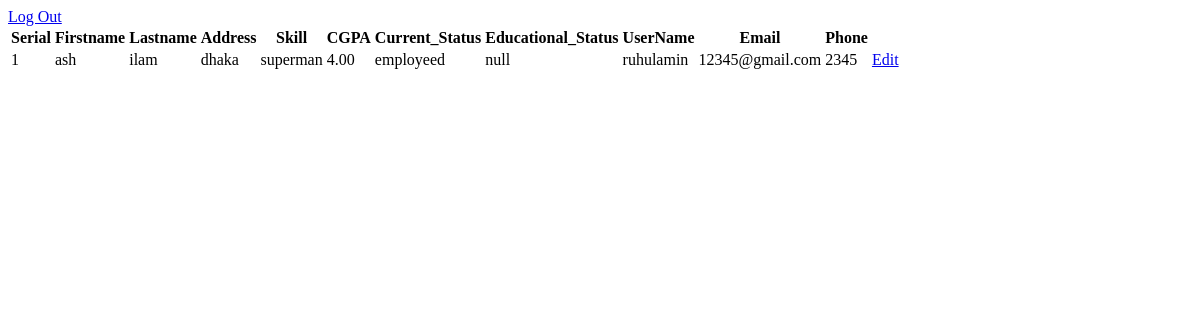
The page /read.php (signed in) on the database as committed earlier.
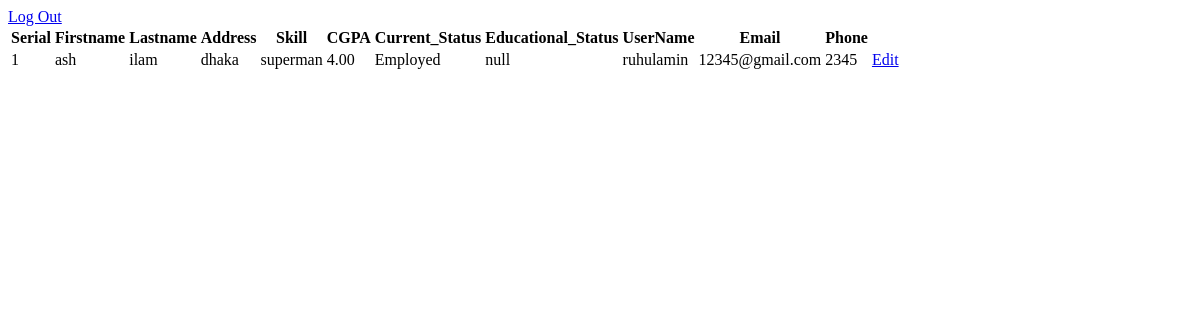
The same page on the database as committed later.
### tables this page shows
CREATE TABLE `user` (
  `id` int(11) NOT NULL,
  `image` varchar(50) NOT NULL,
  `firstname` varchar(20) NOT NULL,
  `lastname` varchar(20) NOT NULL,
  `username` varchar(30) NOT NULL,
  `email` varchar(30) NOT NULL,
  `password` varchar(50) NOT NULL,
  `phone` int(30) NOT NULL,
  `address` varchar(100) NOT NULL,
  `skill` varchar(100) NOT NULL,
  `cgpa` varchar(4) NOT NULL,
  `current_status` varchar(50) NOT NULL,
  `educational_status` varchar(100) NOT NULL
);

### read.php (the view, shortened to what this page needs)
<?php
 	include "connection.php";
 	$sql= "SELECT * FROM user WHERE id=".$_SESSION['session_data'];
 	$result = $con->query($sql);
      if(!(isset($_SESSION['session_data']))){
            header("location: login.php");
      }else{
 ?>
 <!DOCTYPE html>
 <html>
 <head>
 </head>
 <body>
 <a href="logout.php">Log Out</a>
 		<table>
 			<tr>
 				<th>Serial</th>
                        <th>Firstname</th>
                        <th>Lastname</th>
                        <th>Address</th>
                        <th>Skill</th>
                        <th>CGPA</th>
                        <th>Current_Status</th>
                        <th>Educational_Status</th>
 				<th>UserName</th>
                        <th>Email</th>
 				<th>Phone</th>
 			</tr>
 			<?php
 				$i = 1;
                  while ($row= $result->fetch_assoc()) {
             ?>
             <tr>
                   <td><?php echo $i; ?></td>
                   <td><?php echo $row['firstname']; ?></td>
                   <td><?php echo $row['lastname']; ?></td>
                   <td><?php echo $row['address']; ?></td>
                   <td><?php echo $row['skill']; ?></td>
                   <td><?php echo $row['cgpa']; ?></td>
                   <td><?php echo $row['current_status']; ?></td>
                   <td><?php echo $row['educational_status']; ?></td>
                   <td><?php echo $row['username']; ?></td>
                   <td><?php echo $row['email']; ?></td>
                   <td><?php echo $row['phone']; ?></td>
                   <td>
                   		<a href="update.php?id=<?php echo $row['id'];?>">Edit</a>
                   </td>
             </tr>
             <?php
             $i++;
                  }
 			?>
 		</table>
 </body>
 </html>
 <?php
      }
      ?>

Rows that differ between the two databases and show on the page:
changed user "ash": current_status "employeed" → "Employed"
